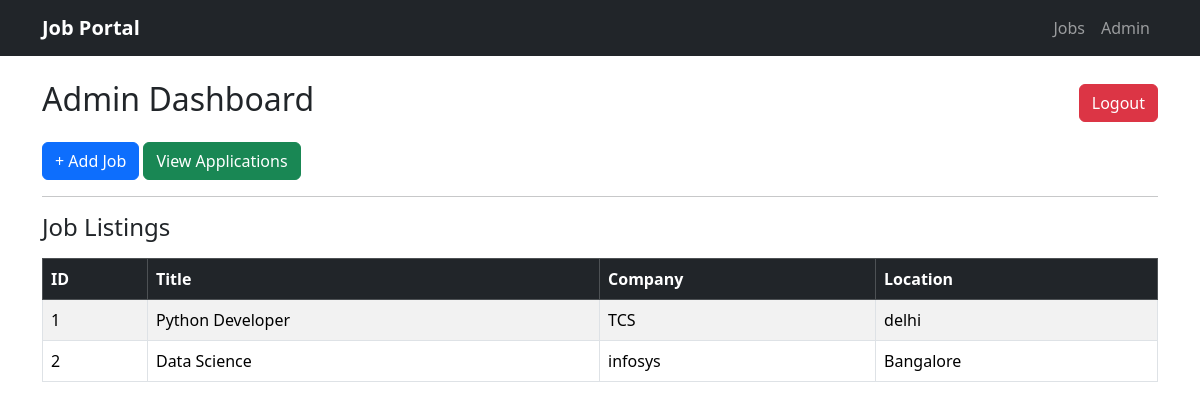
The app's page /admin/dashboard (signed in) with its own data.
### models.py (models this page shows)
class Job(db.Model):
    id = db.Column(db.Integer, primary_key=True)
    title = db.Column(db.String(200), nullable=False)
    company = db.Column(db.String(200), nullable=False)
    location = db.Column(db.String(200), nullable=False)
    description = db.Column(db.Text, nullable=False)

### app.py (the view)
@app.route("/admin/dashboard")
@login_required
def admin_dashboard():
    jobs = Job.query.all()
    return render_template("admin_dashboard.html", jobs=jobs)

### app.py (called while the page is built)
@login_manager.user_loader
def load_user(admin_id):
    return Admin.query.get(int(admin_id))

### templates/admin_dashboard.html (shortened to what this page needs)
{% extends "base.html" %}
{% block content %}
<div class="d-flex justify-content-between align-items-center mb-3">
    <h2>Admin Dashboard</h2>
    <a href="/admin/logout" class="btn btn-danger">Logout</a>
</div>
<div class="mb-3">
    <a href="/admin/add_job" class="btn btn-primary">+ Add Job</a>
    <a href="/admin/applications" class="btn btn-success">View Applications</a>
</div>
<hr>
<h4>Job Listings</h4>
<table class="table table-bordered table-striped mt-3">
    <thead class="table-dark">
        <tr>
            <th>ID</th>
            <th>Title</th>
            <th>Company</th>
            <th>Location</th>
        </tr>
    </thead>
    <tbody>
        {% for job in jobs %}
        <tr>
            <td>{{ job.id }}</td>
            <td>{{ job.title }}</td>
            <td>{{ job.company }}</td>
            <td>{{ job.location }}</td>
        </tr>
        {% endfor %}
    </tbody>
</table>
{% endblock %}

### records on screen
Job: id "1", title "Python Developer", company "TCS", location "delhi"
Job: id "2", title "Data Science", company "infosys", location "Bangalore"
